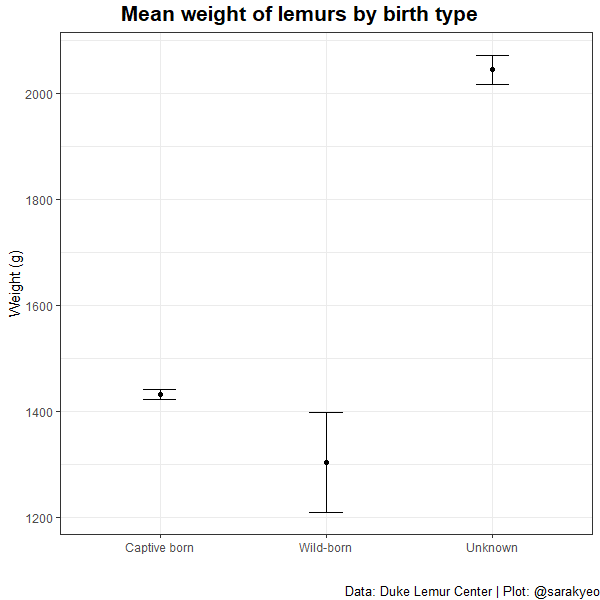

This chart was generated by the following R code:

# Load packages, set wd, read data ----------------------------------------
library(tidyverse)
library(magrittr)
library(here)
library(summarytools)
library(ggpubr)
library(patchwork)
library(rstatix)
library(psych)
library(knitr)

root_proj_path <- here()
setwd(root_proj_path)

lemurs <- read_csv('https://raw.githubusercontent.com/rfordatascience/tidytuesday/master/data/2021/2021-08-24/lemur_data.csv')


# Create figure with lemur weight and birth type --------------------------
lemurs %>% 
  select(birth_type, birth_institution) %>% 
  freq()

# Examine only lemurs that are wild-born
lemurs %>% 
  filter(birth_type == "WB") %>% 
  freq(birth_institution)

# Examine weight of lemurs
lemurs %>% 
  freq(weight_g)

# ANOVA: y = weight_g, x = birth_type
lemurs %>% 
  anova_test(weight_g ~ birth_type,
             detailed = TRUE,
             effect.size = "pes") # F(2, 82606) = 749.241, p < .001

p <- lemurs %>% 
  ggplot(., aes(x = birth_type, y = weight_g)) +
  scale_y_continuous(name = "Weight (g)") + 
  scale_x_discrete(name = "", labels=c("Captive born",
                                                 "Wild-born",
                                                 "Unknown")) +
  theme_bw() +
  stat_summary(fun = mean, geom = "point") +
  stat_summary(fun.data = mean_cl_normal, geom = "errorbar", width = 0.2)

annotate_figure(p,
                top = text_grob("Mean weight of lemurs by birth type",
                                face = "bold",
                                size = 16),
                bottom = text_grob("Data: Duke Lemur Center | Plot: @sarakyeo",
                                   hjust = 1, x = 1, size = 10))
